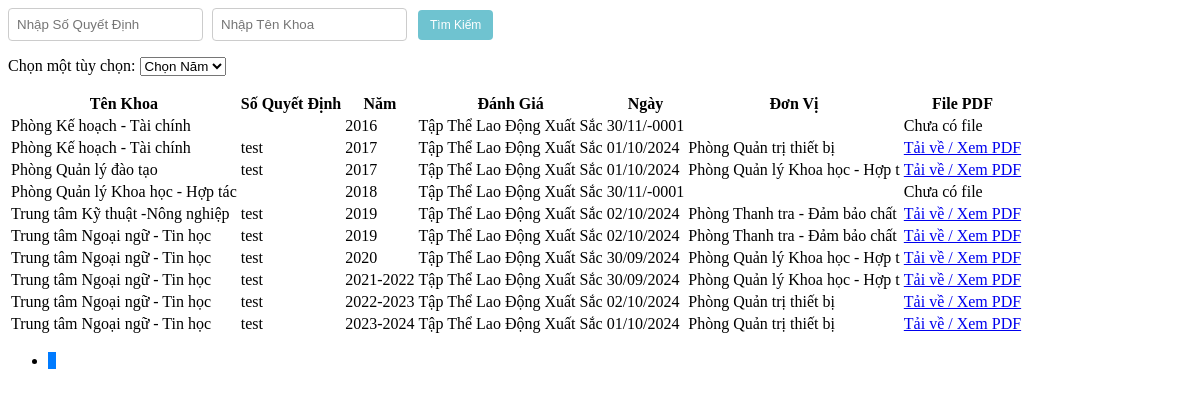
The page /Admin/danhgiaTTxsview.php on the database its author committed.
### tables this page shows
CREATE TABLE `danhgiatt` (
  `MaDGTT` int(20) NOT NULL,
  `MaKhoa` int(20) NOT NULL,
  `SoQD` varchar(100) NOT NULL,
  `Manam` int(20) NOT NULL,
  `DanhGia` varchar(50) NOT NULL DEFAULT 'Chờ Đánh Giá',
  `Ngay` date NOT NULL,
  `DonVi` varchar(50) NOT NULL,
  `FilePDF` varchar(50) DEFAULT NULL
);

CREATE TABLE `khoa` (
  `MaKhoa` int(20) NOT NULL,
  `TenKhoa` varchar(50) NOT NULL,
  `MoTa` varchar(100) NOT NULL
);

CREATE TABLE `nam` (
  `Manam` int(20) NOT NULL,
  `Nam` varchar(20) NOT NULL
);

### Admin/danhgiaTT.php (called while the page is built, shortened)
<?php
include('./Khoa.php');
include('./nam.php');
class DanhgiaTT {
    public static function layTongSoDanhGiaxs($conn) {
        $sql = "SELECT COUNT(*) FROM danhgiatt WHERE DanhGia IN ('Tập Thể Lao Động Xuất Sắc')";
        $result = $conn->query($sql);
        $row = $result->fetch_row();
        return $row[0];
    }
    public static function layDanhGiaxsPhanTrang($conn, $startFrom, $recordsPerPage) {
        $sql = "SELECT * FROM danhgiatt WHERE DanhGia IN ('Tập Thể Lao Động Xuất Sắc') ORDER BY Manam ASC LIMIT $startFrom, $recordsPerPage";
        $result = $conn->query($sql);
        $danhgiattList = array();
        if ($result->num_rows > 0) {
            while($row = $result->fetch_assoc()) {
                $khoa_obj = Khoa::layKhoa($conn, $row["MaKhoa"]);
                $nam_obj = Nam::laynam($conn, $row["Manam"]);
                $danhgiatt_obj = new DanhgiaTT();
                $danhgiatt_obj->MaDGTT = $row["MaDGTT"];
                $danhgiatt_obj->MaKhoa = $khoa_obj->TenKhoa;
                $danhgiatt_obj->SoQD = $row["SoQD"];
                $danhgiatt_obj->Manam = $nam_obj->Nam;
                $danhgiatt_obj->DanhGia = $row["DanhGia"];
                $danhgiatt_obj->Ngay = $row["Ngay"];
                $danhgiatt_obj->DonVi = $row["DonVi"];
                $danhgiatt_obj->FilePDF = $row["FilePDF"];
                $danhgiattList[] = $danhgiatt_obj;
            }
        }
        return $danhgiattList;
    }
}
?>

### Admin/Khoa.php (called while the page is built, shortened)
<?php
class Khoa {
    public static function layKhoa($conn, $id) {
        $sql = "SELECT * FROM Khoa WHERE MaKhoa = $id";
        $result = mysqli_query($conn, $sql);
        $Khoa = new Khoa();
        if ($row = mysqli_fetch_assoc($result)) {
            $Khoa->MaKhoa = $row['MaKhoa'];
            $Khoa->TenKhoa = $row['TenKhoa'];
            $Khoa->MoTa = $row["MoTa"];
        }
        return $Khoa;
    }
}
?>

### Admin/nam.php (called while the page is built, shortened)
<?php
    class Nam {
        public static function laynam($conn, $id) {
            $sql = "SELECT * FROM nam WHERE Manam = $id";
            $result = mysqli_query($conn, $sql);
            $nam = new Nam();
            $row = mysqli_fetch_assoc($result);
            $nam->Manam = $row['Manam'];
            $nam->Nam = $row['Nam'];
            return $nam;
        }
    }
?>

### Admin/danhgiaTTxsview.php (the view, shortened to what this page needs)
<?php
include('./danhgiaTT.php');
$awardMap = [
    'Tập Thể Lao Động Xuất Sắc' => 'Tập Thể Lao Động Xuất Sắc',
];
$recordsPerPage = 10;
$currentPage = isset($_GET['page']) ? (int)$_GET['page'] : 1;
$startFrom = ($currentPage - 1) * $recordsPerPage;
$totalRecords = DanhgiaTT::layTongSoDanhGiaxs($conn);
$totalPages = ceil($totalRecords / $recordsPerPage);
$data = DanhgiaTT::layDanhGiaxsPhanTrang($conn, $startFrom, $recordsPerPage);
?>
<div class="search-box">
    <input type="text" id="searchSoQD" placeholder="Nhập Số Quyết Định" />
    <input type="text" id="searchTenKhoa" placeholder="Nhập Tên Khoa" />
    <button class="btn btn-custom btn-custom-primary" onclick="searchData()">Tìm Kiếm</button>
</div>
<div class="combobox">
    <label for="options">Chọn một tùy chọn:</label>
    <select name="options" id="options" onchange="fetchAndDisplayDanhGia(this.value)">
        <option value="">Chọn Năm</option>
    </select>
</div>
<table class="table table-bordered">
    <thead>
        <tr>
            <th>Tên Khoa</th>
            <th>Số Quyết Định</th>
            <th>Năm</th>
            <th>Đánh Giá</th>
            <th>Ngày</th>
            <th>Đơn Vị</th>
            <th>File PDF</th>
        </tr>
    </thead>
    <tbody id="danhgiaxs-table-body">
        <?php
        foreach ($data as $item) {
            $danhGia = isset($awardMap[$item->DanhGia]) ? $awardMap[$item->DanhGia] : $item->DanhGia;
        ?>
            <tr>
                <td scope="row"><?php echo htmlspecialchars($item->MaKhoa) ; ?></td>
                <td><?php echo htmlspecialchars($item->SoQD ?? "Cần Thêm Số Quyết Đinh Cho $item->MaKhoa");?></td>
                <td><?php echo htmlspecialchars($item->Manam ?? "Cần Thêm Năm Cho $item->MaKhoa"); ?></td>
                <td><?php echo htmlspecialchars($danhGia);?></td>
                <td><?php echo date_format(date_create($item->Ngay), "d/m/Y");?></td>
                <td><?php echo htmlspecialchars($item->DonVi); ?></td>
                <td>
                    <?php if ($item->FilePDF): ?>
                        <a href="./<?php echo htmlspecialchars($item->FilePDF); ?>" target="_blank">
                            Tải về / Xem PDF
                        </a>
                    <?php else: ?>
                        Chưa có file
                    <?php endif; ?>
                </td>
            </tr>
        <?php
        }
        ?>
    </tbody>
</table>
<nav aria-label="Page navigation">
    <ul class="pagination">
        <?php for ($i = 1; $i <= $totalPages; $i++): ?>
            <li class="page-item <?php echo $i == $currentPage ? 'active' : ''; ?>">
                <a class="page-link" href="?p=danhgiaTTxs&page=<?php echo $i; ?>"><?php echo $i; ?></a>
            </li>
        <?php endfor; ?>
    </ul>
</nav>

### Admin/danhgiaTTxsview.php (style rules this page uses)
.pagination { background-color: transparent; border: none; box-shadow: none; }
.page-item { background-color: transparent; border: none; box-shadow: none; }
.page-link { background-color: transparent; border: none; box-shadow: none; color: #007bff; }
.page-item.active .page-link { background-color: #007bff; border-color: #007bff; }
.btn-custom { background-color: #6fc3d0; border: none; color: white; padding: 9px 10px; font-size: 12px; margin: 2px; cursor: pointer; border-radius: 4px; transition: background-color 0.3s ease, transform 0.3s ease; }
.btn-custom-primary { background-color: #6fc3d0; }
.search-box { margin-bottom: 15px; }
.search-box input { padding: 8px; margin-right: 5px; border-radius: 4px; border: 1px solid #ccc; }
.search-box button { padding: 8px 12px; }

### rows shown on the page
danhgiatt: MaKhoa.TenKhoa "Phòng Kế hoạch - Tài chính", Manam.Nam "2016", DanhGia "Tập Thể Lao Động Xuất Sắc", Ngay "30/11/-0001", shows "Chưa có file"
danhgiatt: MaKhoa.TenKhoa "Phòng Kế hoạch - Tài chính", SoQD "test", Manam.Nam "2017", DanhGia "Tập Thể Lao Động Xuất Sắc", Ngay "01/10/2024", DonVi "Phòng Quản trị thiết bị"
danhgiatt: MaKhoa.TenKhoa "Phòng Quản lý đào tạo", SoQD "test", Manam.Nam "2017", DanhGia "Tập Thể Lao Động Xuất Sắc", Ngay "01/10/2024", DonVi "Phòng Quản lý Khoa học - Hợp t"
danhgiatt: MaKhoa.TenKhoa "Phòng Quản lý Khoa học - Hợp tác", Manam.Nam "2018", DanhGia "Tập Thể Lao Động Xuất Sắc", Ngay "30/11/-0001", shows "Chưa có file"
danhgiatt: MaKhoa.TenKhoa "Trung tâm Kỹ thuật -Nông nghiệp", SoQD "test", Manam.Nam "2019", DanhGia "Tập Thể Lao Động Xuất Sắc", Ngay "02/10/2024", DonVi "Phòng Thanh tra - Đảm bảo chất"
danhgiatt: MaKhoa.TenKhoa "Trung tâm Ngoại ngữ - Tin học", SoQD "test", Manam.Nam "2019", DanhGia "Tập Thể Lao Động Xuất Sắc", Ngay "02/10/2024", DonVi "Phòng Thanh tra - Đảm bảo chất"
danhgiatt: MaKhoa.TenKhoa "Trung tâm Ngoại ngữ - Tin học", SoQD "test", Manam.Nam "2020", DanhGia "Tập Thể Lao Động Xuất Sắc", Ngay "30/09/2024", DonVi "Phòng Quản lý Khoa học - Hợp t"
danhgiatt: MaKhoa.TenKhoa "Trung tâm Ngoại ngữ - Tin học", SoQD "test", Manam.Nam "2021-2022", DanhGia "Tập Thể Lao Động Xuất Sắc", Ngay "30/09/2024", DonVi "Phòng Quản lý Khoa học - Hợp t"
danhgiatt: MaKhoa.TenKhoa "Trung tâm Ngoại ngữ - Tin học", SoQD "test", Manam.Nam "2022-2023", DanhGia "Tập Thể Lao Động Xuất Sắc", Ngay "02/10/2024", DonVi "Phòng Quản trị thiết bị"
danhgiatt: MaKhoa.TenKhoa "Trung tâm Ngoại ngữ - Tin học", SoQD "test", Manam.Nam "2023-2024", DanhGia "Tập Thể Lao Động Xuất Sắc", Ngay "01/10/2024", DonVi "Phòng Quản trị thiết bị"
